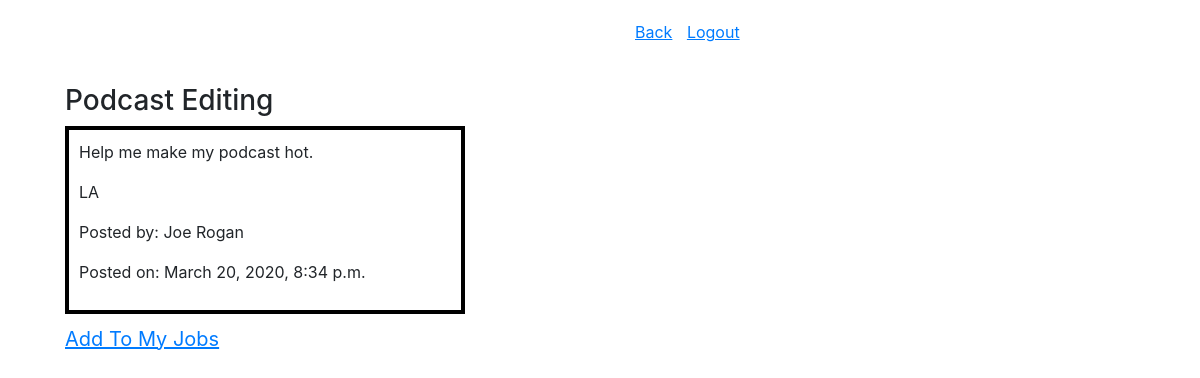
/view/9 (signed in), run on the app's committed database.
### exam_app/models.py (models this page shows)
class Job(models.Model):
    title = models.CharField(max_length=50)
    desc = models.TextField()
    location = models.CharField(max_length=100)
    owner = models.ForeignKey(User,related_name='jobs_owned',on_delete=models.CASCADE)
    workers = models.ManyToManyField(User,related_name='jobs_worked')
    created_at = models.DateTimeField(auto_now_add=True)
    updated_at = models.DateTimeField(auto_now=True)
    objects = JobManager()

class User(models.Model):
    first_name = models.CharField(max_length=50)
    last_name = models.CharField(max_length=50)
    email = models.CharField(max_length=100)
    password = models.CharField(max_length=100)
    created_at = models.DateTimeField(auto_now_add=True)
    updated_at = models.DateTimeField(auto_now=True)
    objects = UserManager()

### exam_app/views.py (the view)
# urls.py: path('view/<int:id>',views.view_job),
def view_job(request,id):
    some_job = Job.objects.filter(id=id)
    if some_job:
        job = some_job[0]
        context = {
            'some_job' : Job.objects.get(id=id),
            'some_user_jobs' : User.objects.get(id=request.session['user_id']).jobs_worked.all()
        }
        return render(request,'view_job.html',context)
    else:
        return redirect('/dashboard')

### exam_app/templates/view_job.html (shortened to what this page needs)
<!DOCTYPE html>
<html lang="en">
<head>
    <link rel="stylesheet" href="https://stackpath.bootstrapcdn.com/bootstrap/4.4.1/css/bootstrap.min.css">
    {% load static %}
    <link rel='stylesheet' href="{% static 'style.css' %}">
</head>
<body>
    <div class='container'>
        <div class='row'>
            <div class='col'></div>
            <div class='col'>
                <a class='back' href='/dashboard'>Back</a>
                <a class='logout' href='/destroy'>Logout</a>
            </div>
        </div>
        <div class='row'>
            <div class='col'>
                <h3>{{some_job.title}}</h3>
                <div class='viewjob'>
                    <p>{{some_job.desc}}</p>
                    <p>{{some_job.location}}</p>
                    <p>Posted by: {{some_job.owner.first_name}} {{some_job.owner.last_name}}</p>
                    <p>Posted on: {{some_job.created_at}}</p>
                </div>
                {% if some_job not in some_user_jobs %}
                    <a class='addtomyjobs' href='/addToMyJobs/{{some_job.id}}'>Add To My Jobs</a>
                {% endif %}
            </div>
            <div class='col'></div>
        </div>
    </div>
</body>
</html>

### exam_app/static/style.css (style rules this page uses)
.col { display: inline-block; vertical-align: top; margin: 20px 20px; }
a { text-decoration: underline; }
.viewjob { width: 400px; padding: 10px 10px; margin-bottom: 10px; border: 4px solid black; }
h3 { display: inline-block; }
.back { margin-right: 10px; }
.addtomyjobs { font-size: 20px; }

### data on the page
Job: title "Podcast Editing", desc "Help me make my podcast hot.", location "LA", owner.first_name "Joe", owner.last_name "Rogan", created_at "March 20, 2020, 8:34 p.m."
